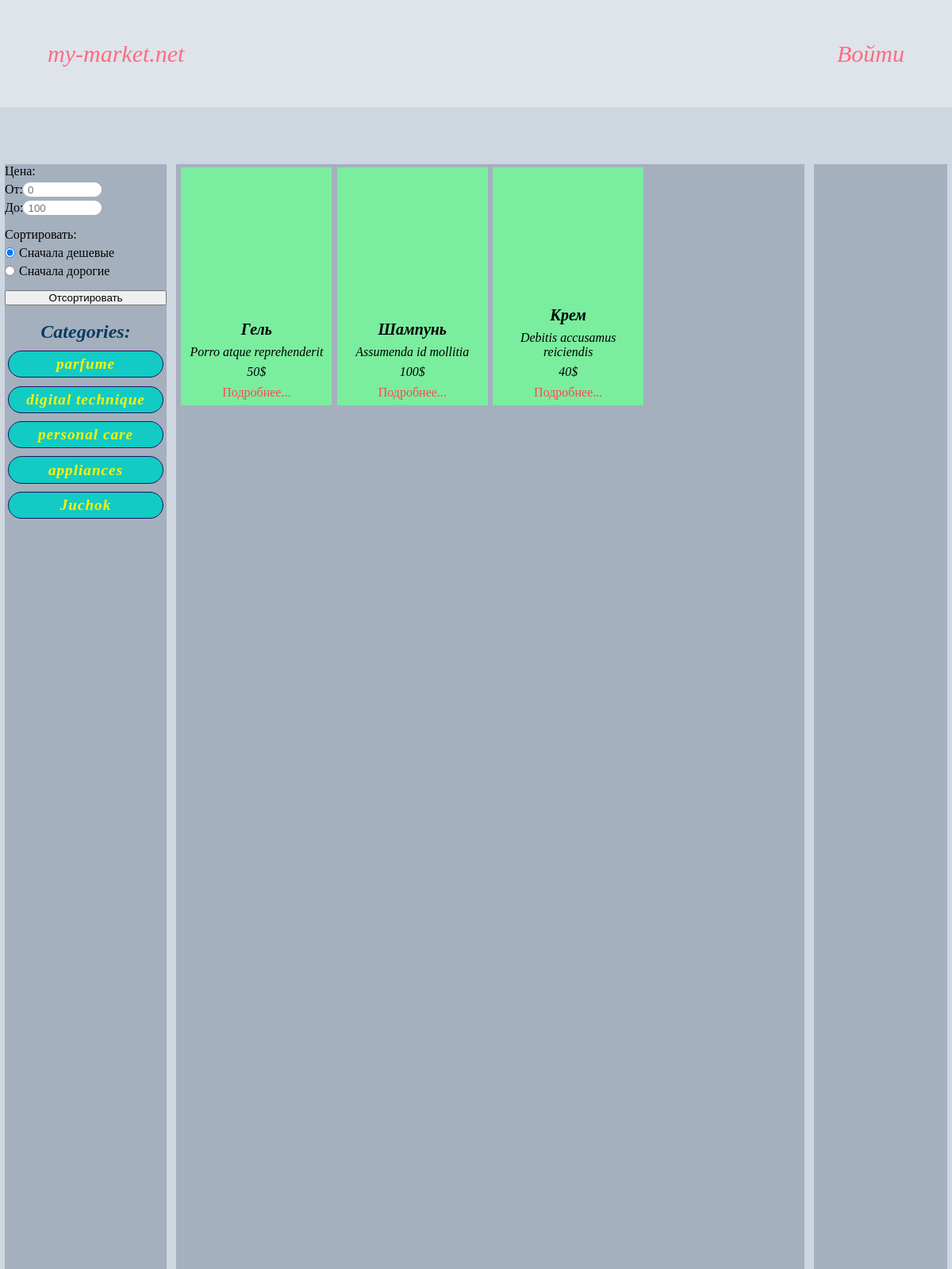
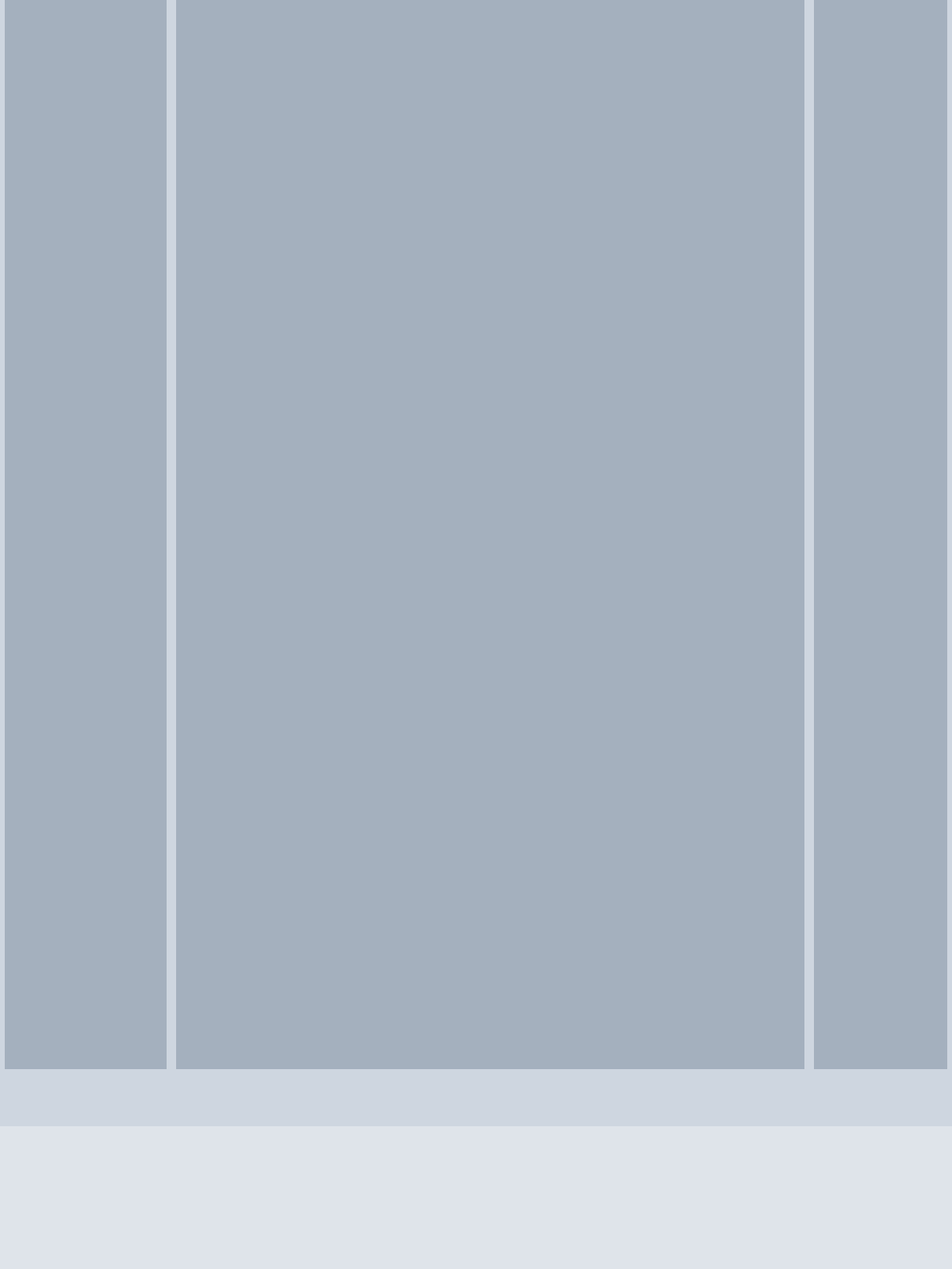
The page /category/personal care/ on the database its author committed (2 pictures, top to bottom).
### on_market/apps/products/models.py (models this page shows, shortened)
class Product(models.Model):
	product_name = models.CharField('product name', max_length = 100)
	short_description = models.CharField('short description', max_length = 200)
	long_description = models.TextField('long description')
	price = models.IntegerField('price')
	category = models.CharField('product category', max_length = 50)
	producer = models.CharField('product producer', max_length = 50)

### on_market/apps/products/views.py (the view)
# urls.py: path('category/<str:category>/', views.category, name = 'category'),
def category(request, category):
	product = Product.objects.order_by('price')
	tags_list = category_func(product)
	product_category = Product.objects.filter(category = category)
	return render(request, 'product_category_page.html', {'product': product_category, 'tags_list': tags_list, 'category': category})

### on_market/apps/products/views.py (called while the page is built)
def category_func(product):
	product_list = []
	tags_list = []
	for p in product:
		product_list.append(p.category)
	tags_list.append(product_list[0])
	count = 0
	while True:
		for p in product_list:
			for tag in tags_list:
				if p != tag:
					count += 1
				if count == len(tags_list):
					tags_list.append(p)
					break
			product_list.remove(p)
			count = 0
			break
		if len(product_list) == 0:
			break
	return tags_list#функция для поиска тэгов и передачи их в списке другим функциям

### on_market/templates/product_category_page.html (shortened to what this page needs)
{% extends 'base.html' %}
{% load static %}
{% block links %}
	<link rel="stylesheet" href="{% static 'css/main_page_style.css' %}">
{% endblock links %}
{% block header %}
	<a href="#" id="profile"><p>Войти</p></a>
{% endblock header %}
{% block main %}
	<div class="postmainblocks categories">
		<form action="{% url 'products:category_sort' category %}" id="filter" method="POST">
			<div id="price_range">
				<div><p>Цена:</p></div>
				<div>
					<p>От:</p>
					<input type="number" placeholder="0" name="from" id="from" form="filter" value="{{ value.from }}">
				</div>
				<div>
					<p>До:</p>
					<input type="number" placeholder="100" name="to" id="to" form="filter" value="{{ value.to }}">
				</div>
			</div>
			<div id="sort">
				<div><p>Сортировать:</p></div>
				<div>
					<input type="radio" id="min" value="min" name="sortbutton" form="filter" checked>
					<label for="min">Сначала дешевые</label>
				</div>
				<div>
					<input type="radio" id="max" value="max" name="sortbutton" form="filter">
					<label for="max">Сначала дорогие</label>
				</div>
			</div>
			<button type="submit">Отсортировать</button>
		</form>
		<div class="postmainblocks tags">
			<p id="category">Categories:</p>
			{% for tag in tags_list %}
				<a href="{% url 'products:category' tag %}">
					<p>{{ tag }}</p>
				</a>
			{% endfor%}
		</div>
	</div>
	<div class="postmainblocks products">
		{% for p in product %}
			<div class="product">
				<div id="product_name"><p>{{ p.product_name }}</p></div>
				<div id="short_description"><p>{{ p.short_description }}</p></div>
				<div id="price"><p>{{ p.price }}$</p></div>
				<div id="more"><a href="{% url 'products:product' p.id %}">Подробнее...</a></div>
			</div>
		{% endfor%}
	</div>
	<div class="postmainblocks news"></div>
{% endblock main %}

### static/css/main_page_style.css (style rules this page uses)
* { margin: 0; padding: 0; }
body { width: 100vw; height: 400vh; display: flex; flex-direction: column; justify-content: center; align-items: center; position: relative; }
#profile { text-decoration: none; margin-right: 5%; font-size: 30px; font-style: italic; color: rgba(255, 107, 129,1.0); }
.postmainblocks { height: 95%; background-color: rgba(164, 176, 190,1.0); }
.categories { width: 17%; display: flex; flex-direction: column; }
.tags { display: flex; flex-direction: column; width: 100%; box-sizing: content-box; align-items: center; }
.tags a { display: flex; align-items: center; justify-content: center; width: 90%; padding: 2.5%; box-sizing: padding-box; background-color: rgba(18, 203, 196,1.0); margin-top: 5%; text-align: center; border-radius: 20px; border: solid 1.5px rgba(27, 20, 100,1.0); text-decoration: none; }
.tags a p { font-weight: 700; font-style: italic; font-size: 120%; color: rgba(255, 242, 0,1.0); letter-spacing: 1px; }
#category { margin-top: 10%; font-weight: 700; font-style: italic; font-size: 150%; color: rgba(10, 61, 98,1.0); }
#filter { width: 100%; height: auto; display: flex; flex-direction: column; }
#price_range { width: 60%; height: auto; display: flex; flex-direction: column; }
#price_range div { display: flex; flex-direction: row; margin-bottom: 5px; }
#price_range input { display: block; width: 100%; padding: 0% 5%; border-radius: 10px; border: none; outline: none; }
#sort { display: flex; flex-direction: column; margin: 5% 0%; }
#sort div { display: flex; flex-direction: row; margin-bottom: 5px; align-items: center; }
#sort label { margin-left: 5px; }
.products { width: 66%; display: flex; flex-wrap: wrap; flex-direction: row; justify-content: flex-start; align-content: flex-start; }
.product { height: 300px; width: 24%; margin-left: 0.8%; margin-top: 0.5%; background-color: rgba(123, 237, 159,1.0); display: flex; flex-direction: column; justify-content: flex-end; align-items: center; }
.product p { font-style: italic; }
.product div { width: 90%; display: inline-block; text-align: center; }
#product_name { margin-bottom: 4%; }
#short_description { margin-bottom: 4%; }
#price { margin-bottom: 4%; }
#more { margin-bottom: 4%; }
#product_name p { font-size: 20px; font-weight: 600; }
#more a { text-decoration: none; color: rgba(255, 71, 87,1.0); }
.news { width: 14%; }

### rows shown on the page
Product: tags_list "parfume"
Product: tags_list "digital technique"
Product: tags_list "personal care", product_name "Крем", short_description "Debitis accusamus reiciendis", price "40"
Product: tags_list "appliances"
Product: tags_list "Juchok"
Product: product_name "Гель", short_description "Porro atque reprehenderit", price "50"
Product: product_name "Шампунь", short_description "Assumenda id mollitia", price "100"
